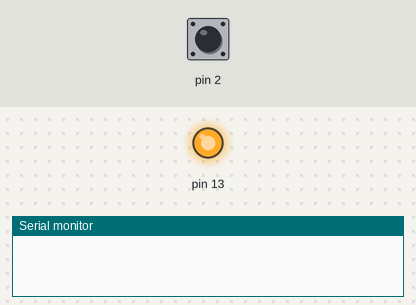
A sketch run on a simulated Arduino Uno, built with avr-gcc and run on an emulated ATmega328P. On the bench: output pins drawn as LEDs (lit = HIGH), the last lines printed to the serial monitor. The inputs (shaded band) are chosen by the test bench; at power-on: pin 2 HIGH. Random numbers use the default seed unless the sketch sets one.

Above: at 4.1 s.
4.2 s: pin 2 pulled LOW for 0.15 s
At 4.5 s:
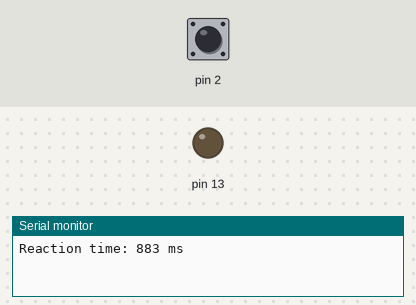
5.8 s: pin 2 pulled LOW for 3.2 s
Timing chart, 0 to 14.4 s (numbered marks = the images above; inputs shaded):
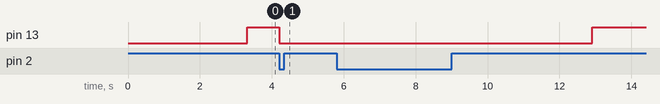

The sketch:

08_Reaction_Game.ino
```cpp
// IUBPC Robotics Challenge - Card 8: Reaction Game
// Board: Arduino Uno

void setup() {
  Serial.begin(9600);
  pinMode(13, OUTPUT);
  pinMode(2, INPUT_PULLUP);
  randomSeed(analogRead(A0));
}

void loop() {
  digitalWrite(13, LOW);
  delay(random(2000, 5001));      // random 2-5 s wait
  digitalWrite(13, HIGH);
  unsigned long start = millis();
  while (digitalRead(2) == HIGH) { }   // wait for press
  Serial.print("Reaction time: ");
  Serial.print(millis() - start);
  Serial.println(" ms");
  digitalWrite(13, LOW);
  delay(2000);
}
```

Measured:
- after the input at 4.2 s, pin 13: HIGH → LOW at once
